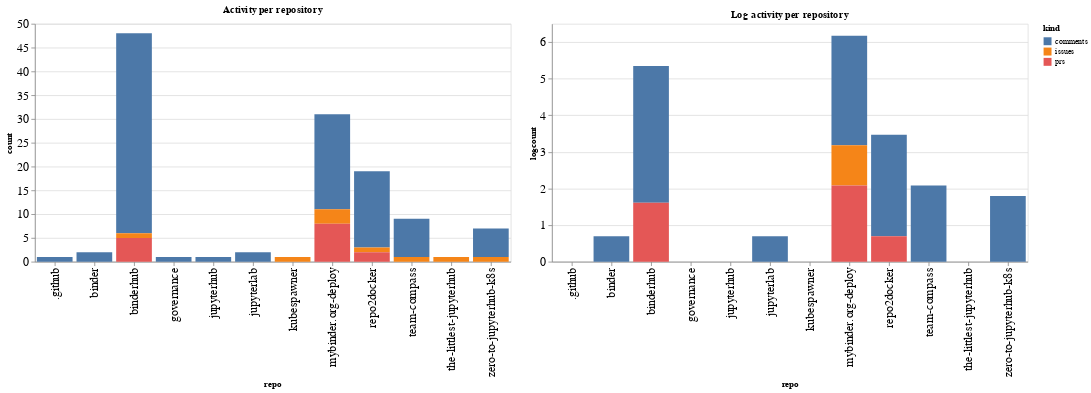

The notebook cell this image was saved under:
### Code cell
ch1 = alt.Chart(repo_summaries, width=600, title="Activity per repository").mark_bar().encode(
    x='repo',
    y='count',
    color='kind',
    tooltip="kind"
)

ch2 = alt.Chart(repo_summaries, width=600, title="Log activity per repository").mark_bar().encode(
    x='repo',
    y='logcount',
    color='kind',
    tooltip="kind"
)

ch1 | ch2

### Figure 1 — Vega-Lite specification as saved in the notebook (floating-point values rounded to 4 significant figures)
{"config": {"axisLeft": {"labelFontSize": 15}, "axisBottom": {"labelFontSize": 15}}, "hconcat": [{"mark": "bar", "encoding": {"color": {"type": "nominal", "field": "kind"}, "tooltip": {"type": "nominal", "field": "kind"}, "x": {"type": "nominal", "field": "repo"}, "y": {"type": "quantitative", "field": "count"}}, "title": "Activity per repository", "width": 600}, {"mark": "bar", "encoding": {"color": {"type": "nominal", "field": "kind"}, "tooltip": {"type": "nominal", "field": "kind"}, "x": {"type": "nominal", "field": "repo"}, "y": {"type": "quantitative", "field": "logcount"}}, "title": "Log activity per repository", "width": 600}], "data": {"name": "data-f8623124ea2ddb26f18ec0c96caa30c7"}, "$schema": "https://vega.github.io/schema/vega-lite/v4.8.1.json", "datasets": {"data-f8623124ea2ddb26f18ec0c96caa30c7": [{"repo": ".github", "kind": "comments", "count": 1, "logcount": 0.0}, {"repo": "binder", "kind": "comments", "count": 2, "logcount": 0.6931}, {"repo": "binderhub", "kind": "comments", "count": 42, "logcount": 3.738}, {"repo": "binderhub", "kind": "issues", "count": 1, "logcount": 0.0}, {"repo": "binderhub", "kind": "prs", "count": 5, "logcount": 1.609}, {"repo": "governance", "kind": "comments", "count": 1, "logcount": 0.0}, {"repo": "jupyterhub", "kind": "comments", "count": 1, "logcount": 0.0}, {"repo": "jupyterlab", "kind": "comments", "count": 2, "logcount": 0.6931}, {"repo": "kubespawner", "kind": "issues", "count": 1, "logcount": 0.0}, {"repo": "mybinder.org-deploy", "kind": "comments", "count": 20, "logcount": 2.996}, {"repo": "mybinder.org-deploy", "kind": "issues", "count": 3, "logcount": 1.099}, {"repo": "mybinder.org-deploy", "kind": "prs", "count": 8, "logcount": 2.079}, {"repo": "repo2docker", "kind": "comments", "count": 16, "logcount": 2.773}, {"repo": "repo2docker", "kind": "issues", "count": 1, "logcount": 0.0}, {"repo": "repo2docker", "kind": "prs", "count": 2, "logcount": 0.6931}, {"repo": "team-compass", "kind": "comments", "count": 8, "logcount": 2.079}, {"repo": "team-compass", "kind": "issues", "count": 1, "logcount": 0.0}, {"repo": "the-littlest-jupyterhub", "kind": "issues", "count": 1, "logcount": 0.0}, {"repo": "zero-to-jupyterhub-k8s", "kind": "comments", "count": 6, "logcount": 1.792}, {"repo": "zero-to-jupyterhub-k8s", "kind": "issues", "count": 1, "logcount": 0.0}]}}
